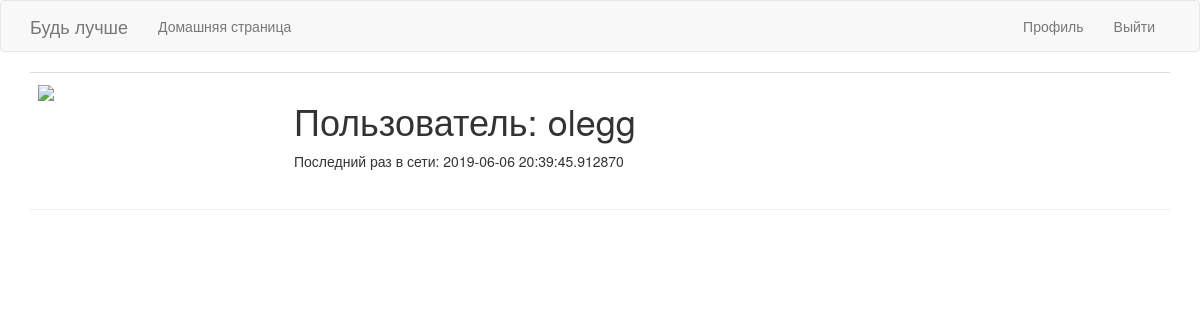
Before: /user/olegg (signed in) with the older database file.
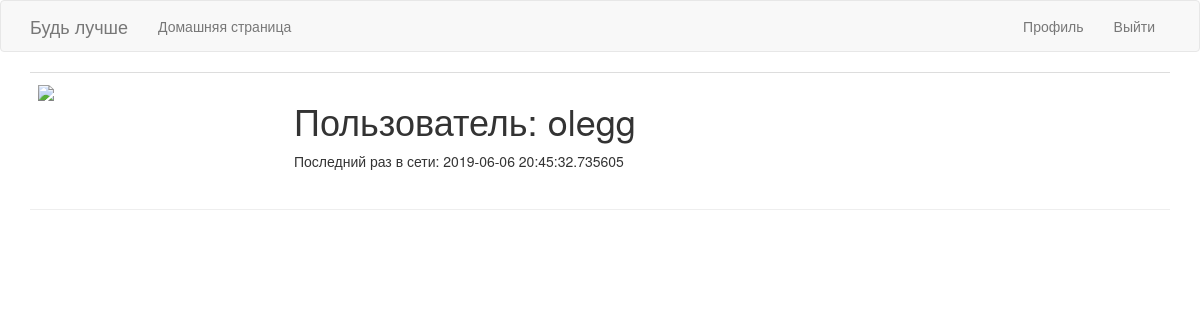
After: the same page with the newer database file.
### app/models.py (models this page shows, shortened)
class User(UserMixin, db.Model):
    id = db.Column(db.Integer, primary_key=True)
    username = db.Column(db.String(128), index=True)
    dateOfBirth = db.Column(db.Date)
    email = db.Column(db.String(120), index=True, unique=True)
    password_hash = db.Column(db.String(128))
    full_name = db.Column(db.String(128))
    gender = db.Column(db.String(32))
    last_seen = db.Column(db.DateTime, default=datetime.utcnow)
    training_lists = db.relationship('TrainingList', backref='training_list', lazy='dynamic')
    userinfo = db.relationship('InfoUser', backref='info', lazy='dynamic')
    active_training = db.Column(db.Integer, default = 0)
    def avatar(self, size):
        digest = md5(self.email.lower().encode('utf-8')).hexdigest()
        return 'https://www.gravatar.om/avatar/{}?d=identicon&s={}'.format(digest, size)

### app/routes.py (the view)
@app.route('/user/<username>')  # username - как динамический компонент URL-адреса
@login_required
def user(username):
    user = User.query.filter_by(username=username).first_or_404()
    return render_template('user.html', user=user)

### app/models.py (called while the page is built)
@login.user_loader
def load_user(id):
    return User.query.get(int(id))

### app/routes.py (called while the page is built)
@app.before_request
def before_request():
    if current_user.is_authenticated:
        current_user.last_seen = datetime.utcnow()
        db.session.commit()

### app/templates/user.html (shortened to what this page needs)
{% extends "base.html" %}
{% block app_content %}
    <table class="table table-hover">
        <tr>
            <td width="256"><img src="{{ user.avatar(256) }}"></td>
            <td>
                <h1>Пользователь: {{ user.username }}</h1>
                {% if user.last_seen %}<p>Последний раз в сети: {{ user.last_seen }}</p>{% endif %}
            </td>
        </tr>
    </table>
    <hr>
{% endblock %}

Changed rows visible on the page:
changed User "olegg": last_seen "2019-06-06 20:39:45.912870" → "2019-06-06 20:45:32.735605"
